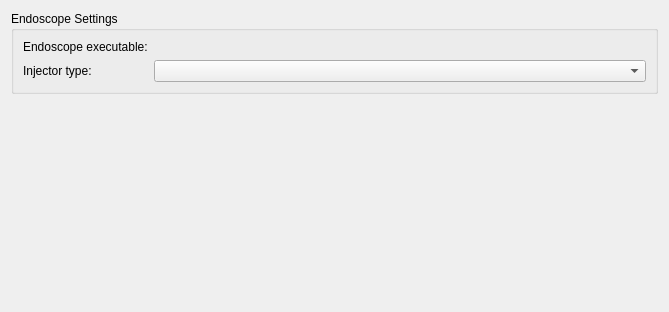
<?xml version="1.0" encoding="UTF-8"?>
<ui version="4.0">
 <class>Endoscope::EndoscopeConfigWidget</class>
 <widget class="QWidget" name="Endoscope::EndoscopeConfigWidget">
  <property name="geometry">
   <rect>
    <x>0</x>
    <y>0</y>
    <width>669</width>
    <height>312</height>
   </rect>
  </property>
  <layout class="QVBoxLayout" name="verticalLayout">
   <item>
    <widget class="QGroupBox" name="endoscopeOptions">
     <property name="sizePolicy">
      <sizepolicy hsizetype="Preferred" vsizetype="Expanding">
       <horstretch>0</horstretch>
       <verstretch>0</verstretch>
      </sizepolicy>
     </property>
     <property name="title">
      <string>Endoscope Settings</string>
     </property>
     <layout class="QFormLayout" name="formLayout">
      <item row="0" column="0">
       <widget class="QLabel" name="endoscopeExeLabel">
        <property name="text">
         <string>Endoscope executable:</string>
        </property>
       </widget>
      </item>
      <item row="0" column="1">
       <widget class="Utils::PathChooser" name="endoscopeExeChooser" native="true">
        <property name="sizePolicy">
         <sizepolicy hsizetype="Preferred" vsizetype="Preferred">
          <horstretch>1</horstretch>
          <verstretch>0</verstretch>
         </sizepolicy>
        </property>
       </widget>
      </item>
      <item row="1" column="0">
       <widget class="QLabel" name="injectorLabel">
        <property name="text">
         <string>Injector type:</string>
        </property>
        <property name="buddy">
         <cstring>injectorCombo</cstring>
        </property>
       </widget>
      </item>
      <item row="1" column="1">
       <widget class="QComboBox" name="injectorCombo"/>
      </item>
     </layout>
    </widget>
   </item>
   <item>
    <spacer name="verticalSpacer">
     <property name="orientation">
      <enum>Qt::Vertical</enum>
     </property>
     <property name="sizeType">
      <enum>QSizePolicy::Expanding</enum>
     </property>
     <property name="sizeHint" stdset="0">
      <size>
       <width>1</width>
       <height>500</height>
      </size>
     </property>
    </spacer>
   </item>
  </layout>
 </widget>
 <customwidgets>
  <customwidget>
   <class>Utils::PathChooser</class>
   <extends>QWidget</extends>
   <header location="global">utils/pathchooser.h</header>
   <container>1</container>
  </customwidget>
 </customwidgets>
 <resources/>
 <connections/>
</ui>
